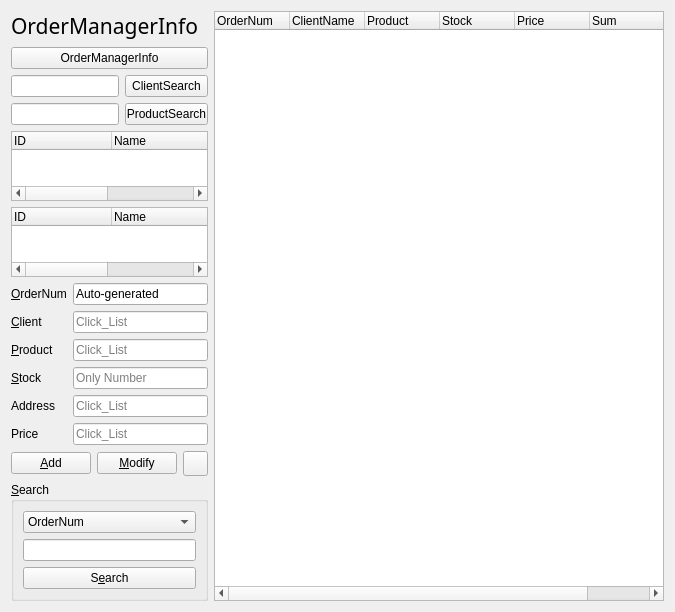
<?xml version="1.0" encoding="UTF-8"?>
<ui version="4.0">
 <class>OrderManagerForm</class>
 <widget class="QWidget" name="OrderManagerForm">
  <property name="geometry">
   <rect>
    <x>0</x>
    <y>0</y>
    <width>675</width>
    <height>547</height>
   </rect>
  </property>
  <property name="windowTitle">
   <string>Client Info</string>
  </property>
  <layout class="QHBoxLayout" name="horizontalLayout_4">
   <item>
    <layout class="QHBoxLayout" name="horizontalLayout" stretch="2,5">
     <item>
      <layout class="QVBoxLayout" name="verticalLayout_4" stretch="0,0,0,2,1,1">
       <item>
        <layout class="QHBoxLayout" name="horizontalLayout_3">
         <item>
          <widget class="QLabel" name="orderInfoLabel">
           <property name="font">
            <font>
             <family>휴먼매직체</family>
             <pointsize>16</pointsize>
            </font>
           </property>
           <property name="text">
            <string>OrderManagerInfo</string>
           </property>
          </widget>
         </item>
        </layout>
       </item>
       <item>
        <widget class="QPushButton" name="statePushButton">
         <property name="text">
          <string>OrderManagerInfo</string>
         </property>
        </widget>
       </item>
       <item>
        <layout class="QFormLayout" name="ClientProductSearch">
         <item row="1" column="0">
          <widget class="QLineEdit" name="clientLineEdit"/>
         </item>
         <item row="1" column="1">
          <widget class="QPushButton" name="clientButton">
           <property name="text">
            <string>ClientSearch</string>
           </property>
          </widget>
         </item>
         <item row="2" column="0">
          <widget class="QLineEdit" name="productLineEdit"/>
         </item>
         <item row="2" column="1">
          <widget class="QPushButton" name="productButton">
           <property name="text">
            <string>ProductSearch</string>
           </property>
          </widget>
         </item>
        </layout>
       </item>
       <item>
        <layout class="QVBoxLayout" name="verticalLayout_3">
         <item>
          <widget class="QTreeWidget" name="clientTreeWidget">
           <property name="rootIsDecorated">
            <bool>false</bool>
           </property>
           <column>
            <property name="text">
             <string>ID</string>
            </property>
           </column>
           <column>
            <property name="text">
             <string>Name</string>
            </property>
           </column>
           <column>
            <property name="text">
             <string>Phone Number</string>
            </property>
           </column>
           <column>
            <property name="text">
             <string>Address</string>
            </property>
           </column>
          </widget>
         </item>
         <item>
          <widget class="QTreeWidget" name="productTreeWidget">
           <property name="rootIsDecorated">
            <bool>false</bool>
           </property>
           <column>
            <property name="text">
             <string>ID</string>
            </property>
           </column>
           <column>
            <property name="text">
             <string>Name</string>
            </property>
           </column>
           <column>
            <property name="text">
             <string>Price</string>
            </property>
           </column>
           <column>
            <property name="text">
             <string>Stock</string>
            </property>
           </column>
          </widget>
         </item>
        </layout>
       </item>
       <item>
        <layout class="QFormLayout" name="OrderformLayout">
         <item row="0" column="0">
          <widget class="QLabel" name="idLabel">
           <property name="text">
            <string>&amp;OrderNum</string>
           </property>
           <property name="buddy">
            <cstring>idLineEdit</cstring>
           </property>
          </widget>
         </item>
         <item row="0" column="1">
          <widget class="QLineEdit" name="idLineEdit">
           <property name="text">
            <string>Auto-generated</string>
           </property>
           <property name="readOnly">
            <bool>true</bool>
           </property>
           <property name="placeholderText">
            <string/>
           </property>
          </widget>
         </item>
         <item row="1" column="0">
          <widget class="QLabel" name="nameLabel">
           <property name="text">
            <string>&amp;Client</string>
           </property>
           <property name="buddy">
            <cstring>clientLineEdit</cstring>
           </property>
          </widget>
         </item>
         <item row="1" column="1">
          <widget class="QLineEdit" name="cIdLineEdit">
           <property name="readOnly">
            <bool>true</bool>
           </property>
           <property name="placeholderText">
            <string>Click_List</string>
           </property>
          </widget>
         </item>
         <item row="3" column="0">
          <widget class="QLabel" name="phoneNumberLabel">
           <property name="text">
            <string>&amp;Product</string>
           </property>
           <property name="buddy">
            <cstring>productLineEdit</cstring>
           </property>
          </widget>
         </item>
         <item row="3" column="1">
          <widget class="QLineEdit" name="pIdLineEdit">
           <property name="text">
            <string/>
           </property>
           <property name="readOnly">
            <bool>true</bool>
           </property>
           <property name="placeholderText">
            <string>Click_List</string>
           </property>
          </widget>
         </item>
         <item row="4" column="0">
          <widget class="QLabel" name="addressLabel">
           <property name="text">
            <string>&amp;Stock</string>
           </property>
           <property name="buddy">
            <cstring>stockLineEdit</cstring>
           </property>
          </widget>
         </item>
         <item row="4" column="1">
          <widget class="QLineEdit" name="stockLineEdit">
           <property name="inputMask">
            <string/>
           </property>
           <property name="cursorPosition">
            <number>0</number>
           </property>
           <property name="placeholderText">
            <string>Only Number</string>
           </property>
          </widget>
         </item>
         <item row="6" column="0">
          <widget class="QLabel" name="label">
           <property name="text">
            <string>Price</string>
           </property>
          </widget>
         </item>
         <item row="6" column="1">
          <widget class="QLineEdit" name="pricelineEdit">
           <property name="readOnly">
            <bool>true</bool>
           </property>
           <property name="placeholderText">
            <string>Click_List</string>
           </property>
          </widget>
         </item>
         <item row="7" column="0" colspan="2">
          <layout class="QHBoxLayout" name="horizontalLayout_2">
           <item>
            <widget class="QPushButton" name="addPushButton">
             <property name="text">
              <string>&amp;Add</string>
             </property>
            </widget>
           </item>
           <item>
            <widget class="QPushButton" name="modifyPushButton">
             <property name="text">
              <string>&amp;Modify</string>
             </property>
            </widget>
           </item>
           <item>
            <widget class="QPushButton" name="clearButton">
             <property name="sizePolicy">
              <sizepolicy hsizetype="Fixed" vsizetype="Fixed">
               <horstretch>0</horstretch>
               <verstretch>0</verstretch>
              </sizepolicy>
             </property>
             <property name="minimumSize">
              <size>
               <width>25</width>
               <height>25</height>
              </size>
             </property>
             <property name="maximumSize">
              <size>
               <width>25</width>
               <height>25</height>
              </size>
             </property>
             <property name="text">
              <string/>
             </property>
             <property name="icon">
              <iconset>
               <normaloff>images/eraser.png</normaloff>images/eraser.png</iconset>
             </property>
             <property name="iconSize">
              <size>
               <width>40</width>
               <height>20</height>
              </size>
             </property>
            </widget>
           </item>
          </layout>
         </item>
         <item row="5" column="0">
          <widget class="QLabel" name="label_3">
           <property name="text">
            <string>Address</string>
           </property>
          </widget>
         </item>
         <item row="5" column="1">
          <widget class="QLineEdit" name="addresslineEdit">
           <property name="readOnly">
            <bool>true</bool>
           </property>
           <property name="placeholderText">
            <string>Click_List</string>
           </property>
          </widget>
         </item>
        </layout>
       </item>
       <item>
        <widget class="QGroupBox" name="groupBox">
         <property name="title">
          <string>&amp;Search</string>
         </property>
         <layout class="QVBoxLayout" name="verticalLayout">
          <item>
           <layout class="QVBoxLayout" name="verticalLayout_2">
            <item>
             <widget class="QComboBox" name="searchComboBox">
              <item>
               <property name="text">
                <string>OrderNum</string>
               </property>
              </item>
              <item>
               <property name="text">
                <string>Client (Name or ID)</string>
               </property>
              </item>
              <item>
               <property name="text">
                <string>Product (Name or ID)</string>
               </property>
              </item>
             </widget>
            </item>
            <item>
             <widget class="QLineEdit" name="searchLineEdit"/>
            </item>
            <item>
             <widget class="QPushButton" name="searchPushButton">
              <property name="text">
               <string>S&amp;earch</string>
              </property>
             </widget>
            </item>
           </layout>
          </item>
         </layout>
        </widget>
       </item>
      </layout>
     </item>
     <item>
      <layout class="QVBoxLayout" name="treewidgetLayout" stretch="7">
       <item>
        <widget class="QTreeWidget" name="treeWidget">
         <property name="rootIsDecorated">
          <bool>false</bool>
         </property>
         <attribute name="headerDefaultSectionSize">
          <number>75</number>
         </attribute>
         <column>
          <property name="text">
           <string>OrderNum</string>
          </property>
         </column>
         <column>
          <property name="text">
           <string>ClientName</string>
          </property>
         </column>
         <column>
          <property name="text">
           <string>Product</string>
          </property>
         </column>
         <column>
          <property name="text">
           <string>Stock</string>
          </property>
         </column>
         <column>
          <property name="text">
           <string>Price</string>
          </property>
         </column>
         <column>
          <property name="text">
           <string>Sum</string>
          </property>
         </column>
         <column>
          <property name="text">
           <string>Address</string>
          </property>
         </column>
        </widget>
       </item>
      </layout>
     </item>
    </layout>
   </item>
  </layout>
 </widget>
 <resources/>
 <connections/>
</ui>
